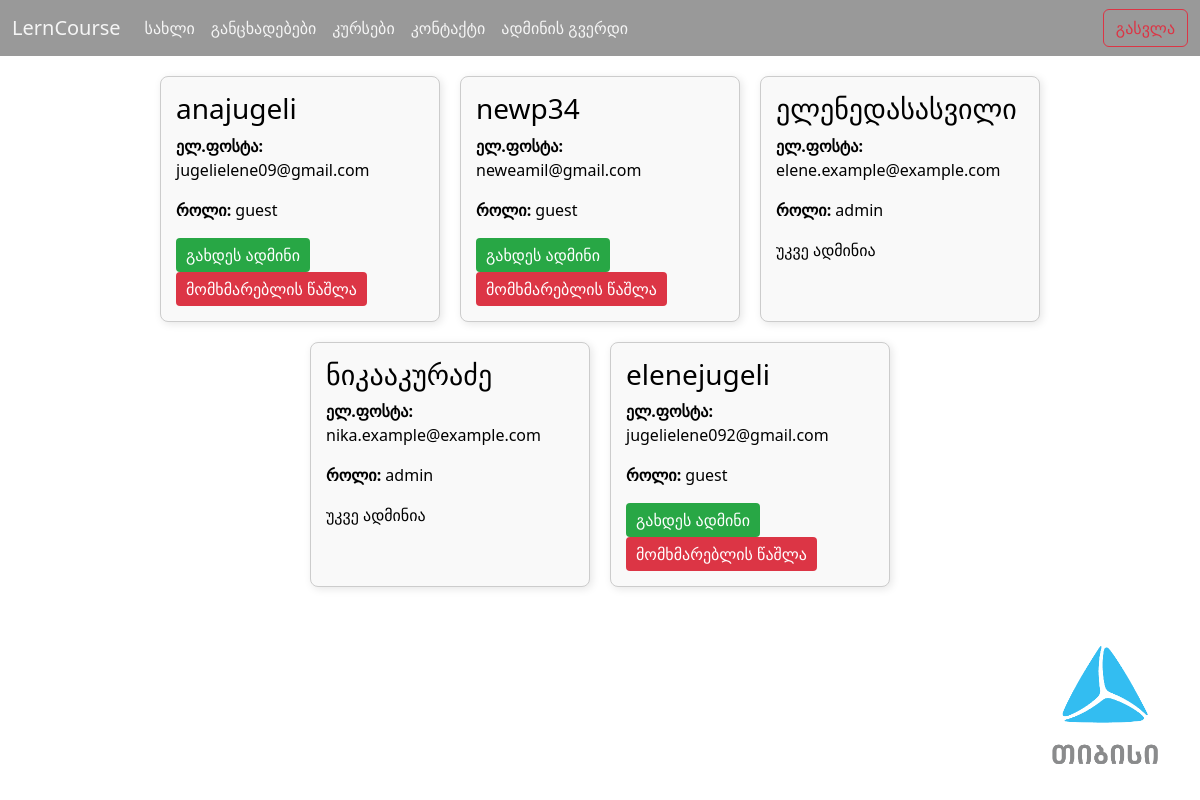
Screenshot of /admin/page (signed in) with the database file from the repository.
### models.py (models this page shows, shortened)
class User(UserMixin, db.Model):
    id = db.Column(db.Integer, primary_key=True)
    username = db.Column(db.String(50), unique=True, nullable=False)
    first_name = db.Column(db.String(30), nullable=False)
    last_name = db.Column(db.String(50), nullable=False)
    email = db.Column(db.String(120), unique=True, nullable=False)
    password_hash = db.Column(db.String(128), nullable=False)
    birthday = db.Column(db.Date)
    gender = db.Column(db.String(10))
    country = db.Column(db.String(30))
    role = db.Column(db.String(10), default="guest")
    ads = db.relationship('Ad', backref='author', lazy=True)

### routes.py (the view)
@app.route('/admin/page')
@login_required
@admin_required
def admin_page():
    users = User.query.all()
    return render_template('admin_page.html', users=users, admin_emails=admin_emails)

### extensions.py (called while the page is built)
@login_manager.user_loader
def load_user(user_id):
    return User.query.get(int(user_id))

### routes.py (called while the page is built)
def admin_required(f):
    @wraps(f)
    def decorated_function(*args, **kwargs):
        if not current_user.is_authenticated or current_user.role != 'admin':
            abort(403)
        return f(*args, **kwargs)
    return decorated_function

### templates/admin_page.html (shortened to what this page needs)
{% extends 'base.html' %}
{% block content %}
<div class="admin-container">
  {% for user in users %}
    <div class="admin-card">
        <h3 style="color:black !important;">{{ user.username }}</h3>
        <p style="color:black !important;"><strong>ელ.ფოსტა:</strong> {{ user.email }}</p>
        <p style="color:black !important;"><strong>როლი:</strong> {{ user.role }}</p>
     {% if user.role == 'guest' %}
       <form action="{{ url_for('promote_user', user_id=user.id) }}" method="POST">
            <button type="submit" class="promote-btn">გახდეს ადმინი</button>
       </form>
       <form action="{{ url_for('delete_user', user_id=user.id) }}" method="POST">
             <button type="submit" class="delete-btn">მომხმარებლის წაშლა</button>
        </form>
     {% elif user.role == 'admin' %}
      {% if current_user.email in admin_emails and user.email not in admin_emails %}
             <form action="{{ url_for('demote_user', user_id=user.id) }}" method="POST">
                <button type="submit" class="demote-btn">დაბრუნდეს მომხმარებელი</button>
             </form>
      {% else %}
            <span style="color: black !important;">უკვე ადმინია</span>
      {% endif %}
     {% endif %}
    </div>
  {% endfor %}
</div>
{% endblock %}

### static/style.css (style rules this page uses)
h1, p { color: white !important; }
button { padding: 10px 20px; border: none; border-radius: 5px; background-color: #3498db; color: white; cursor: pointer; font-size: 16px; }
.admin-container { display: flex; flex-wrap: wrap; justify-content: center; gap: 20px; padding: 20px; }
.admin-card { border: 1px solid #ccc; padding: 15px; width: 280px; border-radius: 8px; box-shadow: 2px 2px 8px rgba(0,0,0,0.1); background-color: #f9f9f9; color:black !important: }
.admin-card button { padding: 5px 10px; border: none; border-radius: 4px; cursor: pointer; }
.promote-btn { background-color: #28a745; color: white; }
.delete-btn { background-color: #dc3545; color: white; }

### rows the page displays
User: username "anajugeli", email "jugelielene09@gmail.com", role "guest"
User: username "newp34", email "neweamil@gmail.com", role "guest"
User: username "ელენედასასვილი", email "elene.example@example.com", role "admin", shows "უკვე ადმინია"
User: username "ნიკააკურაძე", email "nika.example@example.com", role "admin", shows "უკვე ადმინია"
User: username "elenejugeli", email "jugelielene092@gmail.com", role "guest"
